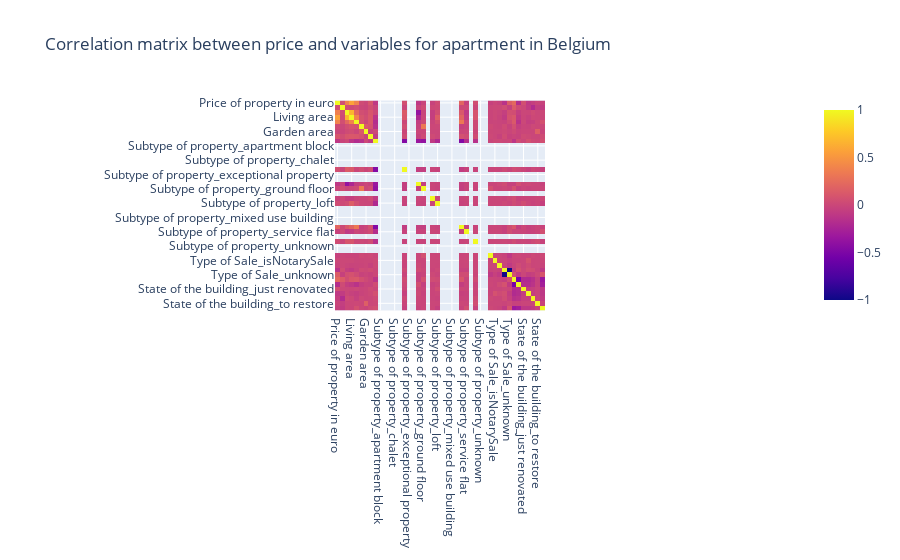
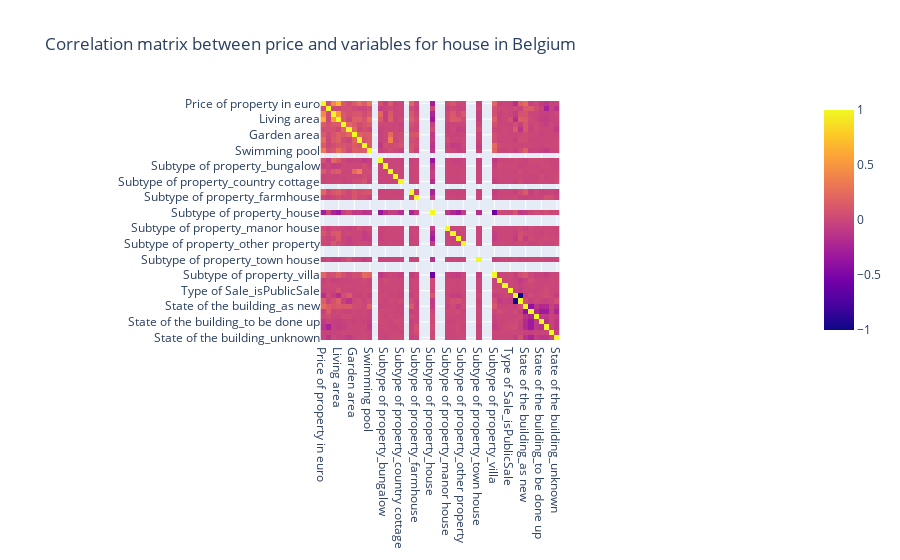

Here is the notebook cell these charts were saved with, in order:
### Markdown cell above
## Step 6: Data Analysis
We group the data by 'Type of property' and conduct an analysis for each group. We skip the groups where type_of_property is '0' or 'unknown'. Depending on the type of property ('apartment' or other), we select a different set of numeric columns. We then calculate a correlation matrix for these numeric columns and visualize this matrix using a heatmap:

### Code cell
for type_of_property, group_df in df_encoded.groupby('Type of property'):
    if type_of_property == '0' or type_of_property.lower() == 'unknown':
        continue
    print(f"Type of property: {type_of_property}")

    if type_of_property == 'apartment':
        numeric_cols = ['Price of property in euro', 'Kitchen', 'Number of bedrooms', 'Living area', 'Terrace area', 'Garden', 'Garden area', 'Number of facades']
    else:
        numeric_cols = ['Price of property in euro', 'Kitchen', 'Number of bedrooms', 'Living area', 'Terrace area', 'Garden', 'Garden area', 'Surface of the land(or plot of land)', 'Number of facades', 'Swimming pool']

    for col in group_df.columns:
        if 'Subtype of property_' in col or 'Type of Sale_' in col or 'State of the building_' in col:
            numeric_cols.append(col)

    corr = group_df[numeric_cols].corr()
    fig = px.imshow(corr, title=f"Correlation matrix between price and variables for {type_of_property} in Belgium", zmin=-1, zmax=1)
    fig.show()

### Figure 1 — Plotly figure (JSON) as saved in the notebook; plotly's stock layout.template omitted (floating-point values rounded to 4 significant figures; data arrays with more than 128 entries replaced by an {"elided": "..."} marker saying what was removed)
{"data": [{"coloraxis": "coloraxis", "hovertemplate": "x: %{x}<br>y: %{y}<br>color: %{z}<extra></extra>", "name": "0", "type": "heatmap", "x": ["Price of property in euro", "Kitchen", "Number of bedrooms", "Living area", "Terrace area", "Garden", "Garden area", "Number of facades", "Subtype of property_apartment", "Subtype of property_apartment block", "Subtype of property_bungalow", "Subtype of property_castle", "Subtype of property_chalet", "Subtype of property_country cottage", "Subtype of property_duplex", "Subtype of property_exceptional property", "Subtype of property_farmhouse", "Subtype of property_flat studio", "Subtype of property_ground floor", "Subtype of property_house", "Subtype of property_kot", "Subtype of property_loft", "Subtype of property_manor house", "Subtype of property_mansion", "Subtype of property_mixed use building", "Subtype of property_other property", "Subtype of property_penthouse", "Subtype of property_service flat", "Subtype of property_town house", "Subtype of property_triplex", "Subtype of property_unknown", "Subtype of property_villa", "Type of Sale_isLifeAnnuitySale", "Type of Sale_isNotarySale", "Type of Sale_isPublicSale", "Type of Sale_isUnderOption", "Type of Sale_unknown", "State of the building_as new", "State of the building_good", "State of the building_just renovated", "State of the building_to be done up", "State of the building_to renovate", "State of the building_to restore", "State of the building_unknown"], "xaxis": "x", "y": ["Price of property in euro", "Kitchen", "Number of bedrooms", "Living area", "Terrace area", "Garden", "Garden area", "Number of facades", "Subtype of property_apartment", "Subtype of property_apartment block", "Subtype of property_bungalow", "Subtype of property_castle", "Subtype of property_chalet", "Subtype of property_country cottage", "Subtype of property_duplex", "Subtype of property_exceptional property", "Subtype of property_farmhouse", "Subtype of property_flat studio", "Subtype of property_ground floor", "Subtype of property_house", "Subtype of property_kot", "Subtype of property_loft", "Subtype of property_manor house", "Subtype of property_mansion", "Subtype of property_mixed use building", "Subtype of property_other property", "Subtype of property_penthouse", "Subtype of property_service flat", "Subtype of property_town house", "Subtype of property_triplex", "Subtype of property_unknown", "Subtype of property_villa", "Type of Sale_isLifeAnnuitySale", "Type of Sale_isNotarySale", "Type of Sale_isPublicSale", "Type of Sale_isUnderOption", "Type of Sale_unknown", "State of the building_as new", "State of the building_good", "State of the building_just renovated", "State of the building_to be done up", "State of the building_to renovate", "State of the building_to restore", "State of the building_unknown"], "yaxis": "y", "z": {"elided": "44x44 float values"}}], "layout": {"coloraxis": {"cmax": 1, "cmin": -1, "colorscale": [[0, "#0d0887"], [0.1111, "#46039f"], [0.2222, "#7201a8"], [0.3333, "#9c179e"], [0.4444, "#bd3786"], [0.5556, "#d8576b"], [0.6667, "#ed7953"], [0.7778, "#fb9f3a"], [0.8889, "#fdca26"], [1, "#f0f921"]]}, "title": {"text": "Correlation matrix between price and variables for apartment in Belgium"}, "xaxis": {"anchor": "y", "constrain": "domain", "domain": [0, 1], "scaleanchor": "y"}, "yaxis": {"anchor": "x", "autorange": "reversed", "constrain": "domain", "domain": [0, 1]}}}

### Figure 2 — Plotly figure (JSON) as saved in the notebook; plotly's stock layout.template omitted (floating-point values rounded to 4 significant figures; data arrays with more than 128 entries replaced by an {"elided": "..."} marker saying what was removed)
{"data": [{"coloraxis": "coloraxis", "hovertemplate": "x: %{x}<br>y: %{y}<br>color: %{z}<extra></extra>", "name": "0", "type": "heatmap", "x": ["Price of property in euro", "Kitchen", "Number of bedrooms", "Living area", "Terrace area", "Garden", "Garden area", "Surface of the land(or plot of land)", "Number of facades", "Swimming pool", "Subtype of property_apartment", "Subtype of property_apartment block", "Subtype of property_bungalow", "Subtype of property_castle", "Subtype of property_chalet", "Subtype of property_country cottage", "Subtype of property_duplex", "Subtype of property_exceptional property", "Subtype of property_farmhouse", "Subtype of property_flat studio", "Subtype of property_ground floor", "Subtype of property_house", "Subtype of property_kot", "Subtype of property_loft", "Subtype of property_manor house", "Subtype of property_mansion", "Subtype of property_mixed use building", "Subtype of property_other property", "Subtype of property_penthouse", "Subtype of property_service flat", "Subtype of property_town house", "Subtype of property_triplex", "Subtype of property_unknown", "Subtype of property_villa", "Type of Sale_isLifeAnnuitySale", "Type of Sale_isNotarySale", "Type of Sale_isPublicSale", "Type of Sale_isUnderOption", "Type of Sale_unknown", "State of the building_as new", "State of the building_good", "State of the building_just renovated", "State of the building_to be done up", "State of the building_to renovate", "State of the building_to restore", "State of the building_unknown"], "xaxis": "x", "y": ["Price of property in euro", "Kitchen", "Number of bedrooms", "Living area", "Terrace area", "Garden", "Garden area", "Surface of the land(or plot of land)", "Number of facades", "Swimming pool", "Subtype of property_apartment", "Subtype of property_apartment block", "Subtype of property_bungalow", "Subtype of property_castle", "Subtype of property_chalet", "Subtype of property_country cottage", "Subtype of property_duplex", "Subtype of property_exceptional property", "Subtype of property_farmhouse", "Subtype of property_flat studio", "Subtype of property_ground floor", "Subtype of property_house", "Subtype of property_kot", "Subtype of property_loft", "Subtype of property_manor house", "Subtype of property_mansion", "Subtype of property_mixed use building", "Subtype of property_other property", "Subtype of property_penthouse", "Subtype of property_service flat", "Subtype of property_town house", "Subtype of property_triplex", "Subtype of property_unknown", "Subtype of property_villa", "Type of Sale_isLifeAnnuitySale", "Type of Sale_isNotarySale", "Type of Sale_isPublicSale", "Type of Sale_isUnderOption", "Type of Sale_unknown", "State of the building_as new", "State of the building_good", "State of the building_just renovated", "State of the building_to be done up", "State of the building_to renovate", "State of the building_to restore", "State of the building_unknown"], "yaxis": "y", "z": {"elided": "46x46 float values"}}], "layout": {"coloraxis": {"cmax": 1, "cmin": -1, "colorscale": [[0, "#0d0887"], [0.1111, "#46039f"], [0.2222, "#7201a8"], [0.3333, "#9c179e"], [0.4444, "#bd3786"], [0.5556, "#d8576b"], [0.6667, "#ed7953"], [0.7778, "#fb9f3a"], [0.8889, "#fdca26"], [1, "#f0f921"]]}, "title": {"text": "Correlation matrix between price and variables for house in Belgium"}, "xaxis": {"anchor": "y", "constrain": "domain", "domain": [0, 1], "scaleanchor": "y"}, "yaxis": {"anchor": "x", "autorange": "reversed", "constrain": "domain", "domain": [0, 1]}}}
